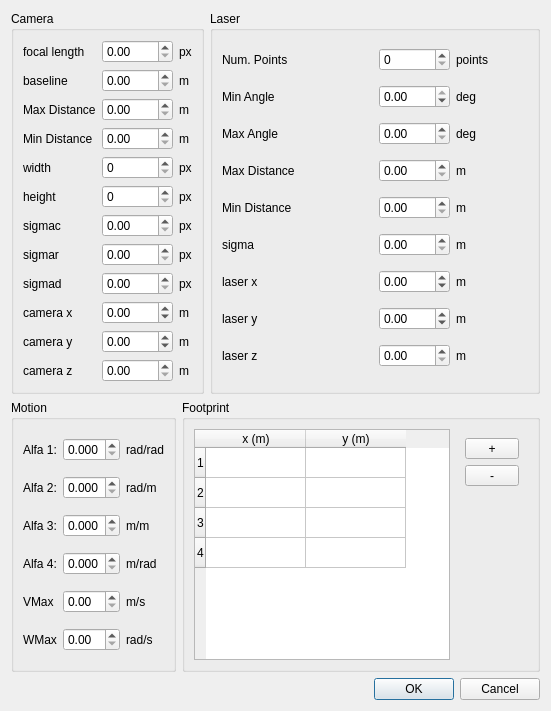
<?xml version="1.0" encoding="UTF-8"?>
<ui version="4.0">
 <class>RobotSettingsDialog</class>
 <widget class="QDialog" name="RobotSettingsDialog">
  <property name="geometry">
   <rect>
    <x>0</x>
    <y>0</y>
    <width>551</width>
    <height>711</height>
   </rect>
  </property>
  <property name="windowTitle">
   <string>Robot Settings</string>
  </property>
  <layout class="QGridLayout" name="gridLayout_4">
   <item row="0" column="0" colspan="2">
    <widget class="QGroupBox" name="groupBox_5">
     <property name="title">
      <string>Camera</string>
     </property>
     <layout class="QGridLayout" name="gridLayout">
      <item row="0" column="0">
       <widget class="QLabel" name="label">
        <property name="sizePolicy">
         <sizepolicy hsizetype="Preferred" vsizetype="Preferred">
          <horstretch>0</horstretch>
          <verstretch>0</verstretch>
         </sizepolicy>
        </property>
        <property name="text">
         <string>focal length</string>
        </property>
       </widget>
      </item>
      <item row="0" column="2">
       <widget class="QLabel" name="label_2">
        <property name="text">
         <string>px</string>
        </property>
       </widget>
      </item>
      <item row="1" column="0">
       <widget class="QLabel" name="label_3">
        <property name="text">
         <string>baseline</string>
        </property>
       </widget>
      </item>
      <item row="1" column="2">
       <widget class="QLabel" name="label_4">
        <property name="text">
         <string>m</string>
        </property>
       </widget>
      </item>
      <item row="2" column="0">
       <widget class="QLabel" name="label_5">
        <property name="text">
         <string>Max Distance</string>
        </property>
       </widget>
      </item>
      <item row="2" column="2">
       <widget class="QLabel" name="label_9">
        <property name="text">
         <string>m</string>
        </property>
       </widget>
      </item>
      <item row="3" column="0">
       <widget class="QLabel" name="label_6">
        <property name="text">
         <string>Min Distance</string>
        </property>
       </widget>
      </item>
      <item row="3" column="2">
       <widget class="QLabel" name="label_10">
        <property name="text">
         <string>m</string>
        </property>
       </widget>
      </item>
      <item row="4" column="0">
       <widget class="QLabel" name="label_40">
        <property name="text">
         <string>width</string>
        </property>
       </widget>
      </item>
      <item row="4" column="2">
       <widget class="QLabel" name="label_46">
        <property name="text">
         <string>px</string>
        </property>
       </widget>
      </item>
      <item row="5" column="0">
       <widget class="QLabel" name="label_45">
        <property name="text">
         <string>height</string>
        </property>
       </widget>
      </item>
      <item row="5" column="2">
       <widget class="QLabel" name="label_47">
        <property name="text">
         <string>px</string>
        </property>
       </widget>
      </item>
      <item row="6" column="0">
       <widget class="QLabel" name="label_37">
        <property name="text">
         <string>sigmac</string>
        </property>
       </widget>
      </item>
      <item row="6" column="2">
       <widget class="QLabel" name="label_48">
        <property name="text">
         <string>px</string>
        </property>
       </widget>
      </item>
      <item row="7" column="0">
       <widget class="QLabel" name="label_38">
        <property name="text">
         <string>sigmar</string>
        </property>
       </widget>
      </item>
      <item row="7" column="2">
       <widget class="QLabel" name="label_49">
        <property name="text">
         <string>px</string>
        </property>
       </widget>
      </item>
      <item row="8" column="0">
       <widget class="QLabel" name="label_39">
        <property name="text">
         <string>sigmad</string>
        </property>
       </widget>
      </item>
      <item row="8" column="2">
       <widget class="QLabel" name="label_50">
        <property name="text">
         <string>px</string>
        </property>
       </widget>
      </item>
      <item row="9" column="0">
       <widget class="QLabel" name="label_51">
        <property name="text">
         <string>camera x</string>
        </property>
       </widget>
      </item>
      <item row="9" column="2">
       <widget class="QLabel" name="label_54">
        <property name="text">
         <string>m</string>
        </property>
       </widget>
      </item>
      <item row="10" column="0">
       <widget class="QLabel" name="label_52">
        <property name="text">
         <string>camera y</string>
        </property>
       </widget>
      </item>
      <item row="10" column="2">
       <widget class="QLabel" name="label_55">
        <property name="text">
         <string>m</string>
        </property>
       </widget>
      </item>
      <item row="11" column="0">
       <widget class="QLabel" name="label_53">
        <property name="text">
         <string>camera z</string>
        </property>
       </widget>
      </item>
      <item row="11" column="2">
       <widget class="QLabel" name="label_56">
        <property name="text">
         <string>m</string>
        </property>
       </widget>
      </item>
      <item row="0" column="1">
       <widget class="QDoubleSpinBox" name="fSpinBox">
        <property name="maximum">
         <double>2000.000000000000000</double>
        </property>
        <property name="singleStep">
         <double>0.100000000000000</double>
        </property>
       </widget>
      </item>
      <item row="1" column="1">
       <widget class="QDoubleSpinBox" name="bSpinBox">
        <property name="maximum">
         <double>200.000000000000000</double>
        </property>
        <property name="singleStep">
         <double>0.010000000000000</double>
        </property>
       </widget>
      </item>
      <item row="2" column="1">
       <widget class="QDoubleSpinBox" name="MaxDistSpinBox">
        <property name="maximum">
         <double>20.000000000000000</double>
        </property>
        <property name="singleStep">
         <double>0.100000000000000</double>
        </property>
       </widget>
      </item>
      <item row="3" column="1">
       <widget class="QDoubleSpinBox" name="MinDistSpinBox">
        <property name="maximum">
         <double>20.000000000000000</double>
        </property>
        <property name="singleStep">
         <double>0.100000000000000</double>
        </property>
       </widget>
      </item>
      <item row="4" column="1">
       <widget class="QDoubleSpinBox" name="widthSpinBox">
        <property name="decimals">
         <number>0</number>
        </property>
        <property name="maximum">
         <double>1500.000000000000000</double>
        </property>
       </widget>
      </item>
      <item row="5" column="1">
       <widget class="QDoubleSpinBox" name="heightSpinBox">
        <property name="decimals">
         <number>0</number>
        </property>
        <property name="maximum">
         <double>1500.000000000000000</double>
        </property>
       </widget>
      </item>
      <item row="6" column="1">
       <widget class="QDoubleSpinBox" name="sigmacSpinBox">
        <property name="maximum">
         <double>20.000000000000000</double>
        </property>
        <property name="singleStep">
         <double>0.010000000000000</double>
        </property>
       </widget>
      </item>
      <item row="7" column="1">
       <widget class="QDoubleSpinBox" name="sigmarSpinBox">
        <property name="maximum">
         <double>20.000000000000000</double>
        </property>
        <property name="singleStep">
         <double>0.010000000000000</double>
        </property>
       </widget>
      </item>
      <item row="8" column="1">
       <widget class="QDoubleSpinBox" name="sigmadSpinBox">
        <property name="maximum">
         <double>20.000000000000000</double>
        </property>
        <property name="singleStep">
         <double>0.010000000000000</double>
        </property>
       </widget>
      </item>
      <item row="9" column="1">
       <widget class="QDoubleSpinBox" name="cameraxSpinBox">
        <property name="minimum">
         <double>-2.000000000000000</double>
        </property>
        <property name="maximum">
         <double>2.000000000000000</double>
        </property>
        <property name="singleStep">
         <double>0.010000000000000</double>
        </property>
       </widget>
      </item>
      <item row="10" column="1">
       <widget class="QDoubleSpinBox" name="cameraySpinBox">
        <property name="minimum">
         <double>-2.000000000000000</double>
        </property>
        <property name="maximum">
         <double>2.000000000000000</double>
        </property>
        <property name="singleStep">
         <double>0.010000000000000</double>
        </property>
       </widget>
      </item>
      <item row="11" column="1">
       <widget class="QDoubleSpinBox" name="camerazSpinBox">
        <property name="maximum">
         <double>2.000000000000000</double>
        </property>
        <property name="singleStep">
         <double>0.010000000000000</double>
        </property>
       </widget>
      </item>
     </layout>
    </widget>
   </item>
   <item row="0" column="2">
    <widget class="QGroupBox" name="groupBox_3">
     <property name="maximumSize">
      <size>
       <width>438</width>
       <height>16777215</height>
      </size>
     </property>
     <property name="title">
      <string>Laser</string>
     </property>
     <layout class="QGridLayout" name="gridLayout_2">
      <item row="3" column="0" colspan="2">
       <widget class="QLabel" name="label_41">
        <property name="text">
         <string>Min Angle</string>
        </property>
       </widget>
      </item>
      <item row="3" column="3">
       <widget class="QLabel" name="label_43">
        <property name="text">
         <string>deg</string>
        </property>
       </widget>
      </item>
      <item row="9" column="0">
       <widget class="QLabel" name="label_42">
        <property name="text">
         <string>sigma</string>
        </property>
       </widget>
      </item>
      <item row="9" column="3">
       <widget class="QLabel" name="label_44">
        <property name="text">
         <string>m</string>
        </property>
       </widget>
      </item>
      <item row="10" column="3">
       <widget class="QLabel" name="label_32">
        <property name="text">
         <string>m</string>
        </property>
       </widget>
      </item>
      <item row="10" column="0">
       <widget class="QLabel" name="label_31">
        <property name="text">
         <string>laser x</string>
        </property>
       </widget>
      </item>
      <item row="11" column="3">
       <widget class="QLabel" name="label_34">
        <property name="text">
         <string>m</string>
        </property>
       </widget>
      </item>
      <item row="11" column="0">
       <widget class="QLabel" name="label_33">
        <property name="text">
         <string>laser y</string>
        </property>
       </widget>
      </item>
      <item row="12" column="3">
       <widget class="QLabel" name="label_36">
        <property name="text">
         <string>m</string>
        </property>
       </widget>
      </item>
      <item row="12" column="0">
       <widget class="QLabel" name="label_35">
        <property name="text">
         <string>laser z</string>
        </property>
       </widget>
      </item>
      <item row="3" column="2">
       <widget class="QDoubleSpinBox" name="laserMinAngleSpinBox">
        <property name="minimum">
         <double>-180.000000000000000</double>
        </property>
        <property name="maximum">
         <double>0.000000000000000</double>
        </property>
       </widget>
      </item>
      <item row="9" column="2">
       <widget class="QDoubleSpinBox" name="laserSigmaSpinBox"/>
      </item>
      <item row="10" column="2">
       <widget class="QDoubleSpinBox" name="laserxSpinBox">
        <property name="minimum">
         <double>-2.000000000000000</double>
        </property>
        <property name="maximum">
         <double>2.000000000000000</double>
        </property>
        <property name="singleStep">
         <double>0.010000000000000</double>
        </property>
       </widget>
      </item>
      <item row="11" column="2">
       <widget class="QDoubleSpinBox" name="laserySpinBox">
        <property name="minimum">
         <double>-2.000000000000000</double>
        </property>
        <property name="maximum">
         <double>2.000000000000000</double>
        </property>
        <property name="singleStep">
         <double>0.010000000000000</double>
        </property>
       </widget>
      </item>
      <item row="12" column="2">
       <widget class="QDoubleSpinBox" name="laserzSpinBox">
        <property name="maximum">
         <double>2.000000000000000</double>
        </property>
        <property name="singleStep">
         <double>0.010000000000000</double>
        </property>
       </widget>
      </item>
      <item row="4" column="2">
       <widget class="QDoubleSpinBox" name="laserMaxAngleSpinBox">
        <property name="maximum">
         <double>180.000000000000000</double>
        </property>
       </widget>
      </item>
      <item row="4" column="0">
       <widget class="QLabel" name="label_57">
        <property name="text">
         <string>Max Angle</string>
        </property>
       </widget>
      </item>
      <item row="4" column="3">
       <widget class="QLabel" name="label_58">
        <property name="text">
         <string>deg</string>
        </property>
       </widget>
      </item>
      <item row="5" column="2">
       <widget class="QDoubleSpinBox" name="laserMaxDistSpinBox"/>
      </item>
      <item row="5" column="0">
       <widget class="QLabel" name="label_27">
        <property name="text">
         <string>Max Distance</string>
        </property>
       </widget>
      </item>
      <item row="5" column="3">
       <widget class="QLabel" name="label_28">
        <property name="text">
         <string>m</string>
        </property>
       </widget>
      </item>
      <item row="6" column="2">
       <widget class="QDoubleSpinBox" name="laserMinDistSpinBox"/>
      </item>
      <item row="6" column="0">
       <widget class="QLabel" name="label_29">
        <property name="text">
         <string>Min Distance</string>
        </property>
       </widget>
      </item>
      <item row="6" column="3">
       <widget class="QLabel" name="label_30">
        <property name="text">
         <string>m</string>
        </property>
       </widget>
      </item>
      <item row="1" column="2">
       <widget class="QSpinBox" name="laserPointsSpinBox">
        <property name="maximum">
         <number>360</number>
        </property>
       </widget>
      </item>
      <item row="1" column="3">
       <widget class="QLabel" name="label_26">
        <property name="text">
         <string>points</string>
        </property>
       </widget>
      </item>
      <item row="1" column="0">
       <widget class="QLabel" name="label_25">
        <property name="text">
         <string>Num. Points</string>
        </property>
       </widget>
      </item>
     </layout>
    </widget>
   </item>
   <item row="1" column="0">
    <widget class="QGroupBox" name="groupBox_4">
     <property name="title">
      <string>Motion</string>
     </property>
     <layout class="QGridLayout" name="gridLayout_3">
      <item row="0" column="0">
       <widget class="QLabel" name="label_13">
        <property name="text">
         <string>Alfa 1:</string>
        </property>
       </widget>
      </item>
      <item row="0" column="1">
       <widget class="QDoubleSpinBox" name="alfa1SpinBox">
        <property name="decimals">
         <number>3</number>
        </property>
        <property name="maximum">
         <double>1.000000000000000</double>
        </property>
        <property name="singleStep">
         <double>0.001000000000000</double>
        </property>
       </widget>
      </item>
      <item row="0" column="2">
       <widget class="QLabel" name="label_14">
        <property name="text">
         <string>rad/rad</string>
        </property>
       </widget>
      </item>
      <item row="1" column="0">
       <widget class="QLabel" name="label_15">
        <property name="text">
         <string>Alfa 2:</string>
        </property>
       </widget>
      </item>
      <item row="1" column="1">
       <widget class="QDoubleSpinBox" name="alfa2SpinBox">
        <property name="decimals">
         <number>3</number>
        </property>
        <property name="maximum">
         <double>1.000000000000000</double>
        </property>
        <property name="singleStep">
         <double>0.001000000000000</double>
        </property>
       </widget>
      </item>
      <item row="1" column="2">
       <widget class="QLabel" name="label_16">
        <property name="text">
         <string>rad/m</string>
        </property>
       </widget>
      </item>
      <item row="2" column="0">
       <widget class="QLabel" name="label_17">
        <property name="text">
         <string>Alfa 3:</string>
        </property>
       </widget>
      </item>
      <item row="2" column="1">
       <widget class="QDoubleSpinBox" name="alfa3SpinBox">
        <property name="decimals">
         <number>3</number>
        </property>
        <property name="maximum">
         <double>1.000000000000000</double>
        </property>
        <property name="singleStep">
         <double>0.001000000000000</double>
        </property>
       </widget>
      </item>
      <item row="2" column="2">
       <widget class="QLabel" name="label_18">
        <property name="text">
         <string>m/m</string>
        </property>
       </widget>
      </item>
      <item row="3" column="0">
       <widget class="QLabel" name="label_19">
        <property name="text">
         <string>Alfa 4:</string>
        </property>
       </widget>
      </item>
      <item row="3" column="1">
       <widget class="QDoubleSpinBox" name="alfa4SpinBox">
        <property name="decimals">
         <number>3</number>
        </property>
        <property name="maximum">
         <double>1.000000000000000</double>
        </property>
        <property name="singleStep">
         <double>0.001000000000000</double>
        </property>
       </widget>
      </item>
      <item row="3" column="2">
       <widget class="QLabel" name="label_20">
        <property name="text">
         <string>m/rad</string>
        </property>
       </widget>
      </item>
      <item row="4" column="0">
       <widget class="QLabel" name="label_21">
        <property name="text">
         <string>VMax</string>
        </property>
       </widget>
      </item>
      <item row="4" column="1">
       <widget class="QDoubleSpinBox" name="vmaxSpinBox">
        <property name="maximum">
         <double>0.500000000000000</double>
        </property>
        <property name="singleStep">
         <double>0.010000000000000</double>
        </property>
       </widget>
      </item>
      <item row="4" column="2">
       <widget class="QLabel" name="label_22">
        <property name="text">
         <string>m/s</string>
        </property>
       </widget>
      </item>
      <item row="5" column="0">
       <widget class="QLabel" name="label_23">
        <property name="text">
         <string>WMax</string>
        </property>
       </widget>
      </item>
      <item row="5" column="1">
       <widget class="QDoubleSpinBox" name="wmaxSpinBox">
        <property name="maximum">
         <double>0.500000000000000</double>
        </property>
        <property name="singleStep">
         <double>0.010000000000000</double>
        </property>
       </widget>
      </item>
      <item row="5" column="2">
       <widget class="QLabel" name="label_24">
        <property name="text">
         <string>rad/s</string>
        </property>
       </widget>
      </item>
     </layout>
    </widget>
   </item>
   <item row="1" column="1" colspan="2">
    <widget class="QGroupBox" name="groupBox">
     <property name="title">
      <string>Footprint</string>
     </property>
     <layout class="QHBoxLayout" name="horizontalLayout">
      <item>
       <widget class="QTableWidget" name="footprintTable">
        <property name="sizePolicy">
         <sizepolicy hsizetype="Preferred" vsizetype="Preferred">
          <horstretch>0</horstretch>
          <verstretch>0</verstretch>
         </sizepolicy>
        </property>
        <property name="baseSize">
         <size>
          <width>0</width>
          <height>0</height>
         </size>
        </property>
        <property name="horizontalScrollBarPolicy">
         <enum>Qt::ScrollBarAlwaysOff</enum>
        </property>
        <property name="autoScrollMargin">
         <number>16</number>
        </property>
        <property name="selectionBehavior">
         <enum>QAbstractItemView::SelectRows</enum>
        </property>
        <property name="rowCount">
         <number>4</number>
        </property>
        <attribute name="horizontalHeaderVisible">
         <bool>true</bool>
        </attribute>
        <attribute name="verticalHeaderVisible">
         <bool>true</bool>
        </attribute>
        <attribute name="verticalHeaderCascadingSectionResizes">
         <bool>false</bool>
        </attribute>
        <attribute name="verticalHeaderShowSortIndicator" stdset="0">
         <bool>false</bool>
        </attribute>
        <attribute name="verticalHeaderVisible">
         <bool>true</bool>
        </attribute>
        <attribute name="horizontalHeaderVisible">
         <bool>true</bool>
        </attribute>
        <attribute name="verticalHeaderCascadingSectionResizes">
         <bool>false</bool>
        </attribute>
        <attribute name="verticalHeaderShowSortIndicator" stdset="0">
         <bool>false</bool>
        </attribute>
        <row/>
        <row/>
        <row/>
        <row/>
        <column>
         <property name="text">
          <string>x (m)</string>
         </property>
        </column>
        <column>
         <property name="text">
          <string>y (m)</string>
         </property>
        </column>
       </widget>
      </item>
      <item>
       <widget class="QFrame" name="frame">
        <property name="frameShape">
         <enum>QFrame::NoFrame</enum>
        </property>
        <property name="frameShadow">
         <enum>QFrame::Plain</enum>
        </property>
        <property name="lineWidth">
         <number>0</number>
        </property>
        <layout class="QGridLayout" name="gridLayout_5">
         <item row="1" column="0">
          <widget class="QToolButton" name="addPoint">
           <property name="sizePolicy">
            <sizepolicy hsizetype="Preferred" vsizetype="Preferred">
             <horstretch>0</horstretch>
             <verstretch>0</verstretch>
            </sizepolicy>
           </property>
           <property name="text">
            <string>+</string>
           </property>
          </widget>
         </item>
         <item row="2" column="0">
          <widget class="QToolButton" name="remPoint">
           <property name="sizePolicy">
            <sizepolicy hsizetype="Preferred" vsizetype="Preferred">
             <horstretch>0</horstretch>
             <verstretch>0</verstretch>
            </sizepolicy>
           </property>
           <property name="text">
            <string>-</string>
           </property>
          </widget>
         </item>
         <item row="3" column="0">
          <spacer name="verticalSpacer">
           <property name="orientation">
            <enum>Qt::Vertical</enum>
           </property>
           <property name="sizeHint" stdset="0">
            <size>
             <width>20</width>
             <height>40</height>
            </size>
           </property>
          </spacer>
         </item>
        </layout>
       </widget>
      </item>
     </layout>
    </widget>
   </item>
   <item row="2" column="2">
    <widget class="QDialogButtonBox" name="buttonBox">
     <property name="orientation">
      <enum>Qt::Horizontal</enum>
     </property>
     <property name="standardButtons">
      <set>QDialogButtonBox::Cancel|QDialogButtonBox::Ok</set>
     </property>
    </widget>
   </item>
  </layout>
 </widget>
 <resources/>
 <connections>
  <connection>
   <sender>buttonBox</sender>
   <signal>accepted()</signal>
   <receiver>RobotSettingsDialog</receiver>
   <slot>accept()</slot>
   <hints>
    <hint type="sourcelabel">
     <x>248</x>
     <y>254</y>
    </hint>
    <hint type="destinationlabel">
     <x>157</x>
     <y>274</y>
    </hint>
   </hints>
  </connection>
  <connection>
   <sender>buttonBox</sender>
   <signal>rejected()</signal>
   <receiver>RobotSettingsDialog</receiver>
   <slot>reject()</slot>
   <hints>
    <hint type="sourcelabel">
     <x>316</x>
     <y>260</y>
    </hint>
    <hint type="destinationlabel">
     <x>286</x>
     <y>274</y>
    </hint>
   </hints>
  </connection>
 </connections>
</ui>
